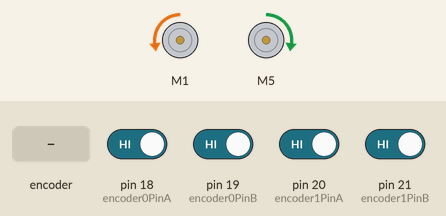
Recording of a sketch running on a simulated Arduino Mega 2560, built with avr-gcc and run on an emulated ATmega2560. Parts: 2 × DC motor (green arrow = forward, orange = backward, longer = faster). The inputs (shaded band) are chosen by the test bench; at power-on: pin 18 (encoder0PinA), pin 19 (encoder0PinB), pin 20 (encoder1PinA), pin 21 (encoder1PinB) HIGH. What the sketch prints to the serial monitor is not drawn.

Above: at 1.2 s.
1.3 s: rotary encoder on pin 18 (encoder0PinA) / pin 19 (encoder0PinB) turned 2 steps (second pin leading)
4.7 s: pin 20 (encoder1PinA) driven LOW
7.7 s: rotary encoder on pin 18 (encoder0PinA) / pin 19 (encoder0PinB) turned 3 steps (first pin leading)
Timing chart, 0 to 10.7 s (numbered marks = the images above; inputs shaded):
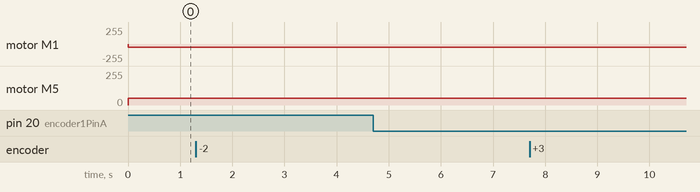

The sketch:

pos_control.ino
```cpp
#include "CytronMotorDriver.h"

long left_speed;
long right_speed;

// define encoder pins
const int encoder0PinA = 18; // interrupt pin 5 on MEGA
const int encoder0PinB = 19; // interrupt pin 4 on MEGA

const int encoder1PinA = 20; // interrupt pin 3 on MEGA
const int encoder1PinB = 21; // interrupt pin 2 on MEGA

// encoder value change motor turn angles
const float ratio = 2*PI/32800.0;
// 360. -> 1 turn (in deg)
// 2*PI -> 1 turn (in rad)
// 3280 -> Gear and Encoder Ratio

// declare and initialize global encoder position variables
volatile long encoder0Pos = 0;
volatile long encoder1Pos = 0;

// Configure the motor driver.
CytronMD motor1(PWM_DIR, 1, 0); // PWM 1 = Pin 1, DIR 1 = Pin 0.
CytronMD motor2(PWM_DIR, 5, 4); // PWM 2 = Pin 5, DIR 2 = Pin 4.

float target = 1.0;

// // Define parameters for Dijkstra and Dynamic Window Approach
// float dist_threshold = 0.25; // threshold distance to goal
// float angle_threshold = 0.1; // threshold orientation to goal

// float wheelDiameter = 0.05; // meter
// float wheelRadius = wheelDiameter/2.0;
// float interWheelDistance = 0.14; // meter
// //scannerPoseWrtBob = bob_getScannerPose(connection);

// // controller parameters
// float Krho = 0.5;
// float Kalpha = 1.5;
// float Kbeta = -0.6;
// bool backwardAllowed = false;
// bool useConstantSpeed = true;
// float constantSpeed = 0.4;

int state = 0;
int state3 = 0;

// unsigned long timePrv = 0;

// float wheelRPosPrv = 0.0;
// float wheelLPosPrv = 0.0;

void doEncoder0A() {
  encoder0Pos += (digitalRead(encoder0PinA) == digitalRead(encoder0PinB))?1:-1;
}

void doEncoder0B() {
  encoder0Pos -= (digitalRead(encoder0PinA) == digitalRead(encoder0PinB))?1:-1;
}

void doEncoder1A() {
  encoder1Pos += (digitalRead(encoder1PinA) == digitalRead(encoder1PinB))?1:-1;
}

void doEncoder1B() {
  encoder1Pos -= (digitalRead(encoder1PinA) == digitalRead(encoder1PinB))?1:-1;
}

void setup()
{

  Serial.begin(115200);

  // begining of encoder code

  pinMode(encoder0PinA, INPUT_PULLUP);
  pinMode(encoder0PinB, INPUT_PULLUP);

  // encoder pin on interrupt #5 (pin 18)
  attachInterrupt(digitalPinToInterrupt(encoder0PinA), doEncoder0A, CHANGE);

  // encoder pin on interrupt #4 (pin 19)
  attachInterrupt(digitalPinToInterrupt(encoder0PinB), doEncoder0B, CHANGE);

  pinMode(encoder1PinA, INPUT_PULLUP);
  pinMode(encoder1PinB, INPUT_PULLUP);

  // encoder pin on interrupt #3 (pin 20)
  attachInterrupt(digitalPinToInterrupt(encoder1PinA), doEncoder1A, CHANGE);

  // encoder pin on interrupt #2 (pin 21)
  attachInterrupt(digitalPinToInterrupt(encoder1PinB), doEncoder1B, CHANGE);

  // end of encoder code

}

void loop()
{
  // unsigned long timeNow = millis();
  // unsigned long timeDlt = timeNow - timePrv;
  // float         timeStp = timeDlt*0.001;

  float wheelLPos = -(float)encoder0Pos*ratio;
  float wheelRPos = (float)encoder1Pos*ratio;

  // float wheelLVel = (wheelLPos-wheelLPosPrv)/timeStp;
  // float wheelRVel = (wheelRPos-wheelRPosPrv)/timeStp;

  if ((wheelLPos+wheelRPos)/2.0 < target)
    state = 0;
  else
    state = 1;

  if (state == 0)
  {
    left_speed = 50;
    right_speed = 50;
  }
  else
  {
    left_speed = 0;
    right_speed = 0;
  }

  motor1.setSpeed(-right_speed);
  motor2.setSpeed(left_speed);

  Serial.print("wheelLPos: ");
  Serial.print(wheelLPos, 6);
  Serial.print(", ");
  Serial.print("wheelRPos: ");
  Serial.print(wheelRPos, 6);
  Serial.print(", ");
  Serial.print("state: ");
  Serial.print(state);
  Serial.println();
}
```
